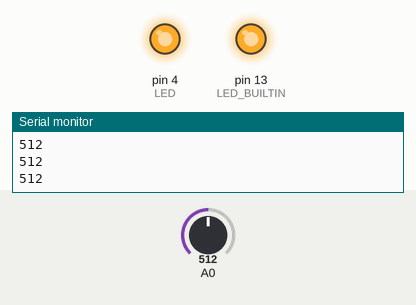
This sketch was run on a simulated Arduino Uno, built with avr-gcc and run on an emulated ATmega328P. On the bench: output pins drawn as LEDs (lit = HIGH), the last lines printed to the serial monitor. Inputs (shaded band) come from the test bench; at power-on: A0 = 512.

Above: at 1.2 s.
1.3 s: A0 set to 832
2.8 s: A0 set to 855
At 4.0 s:
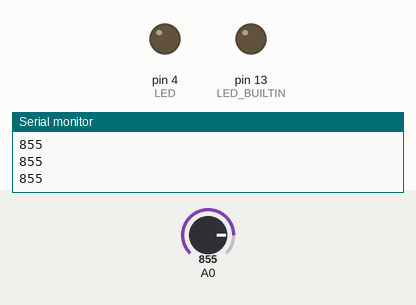
4.3 s: A0 set to 716
At 5.3 s:
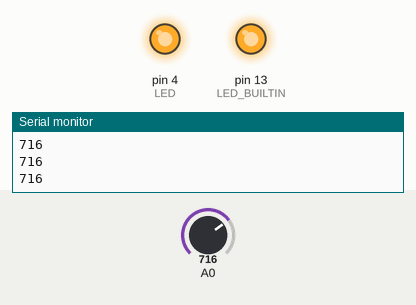
5.8 s: A0 set to 900
At 6.6 s:
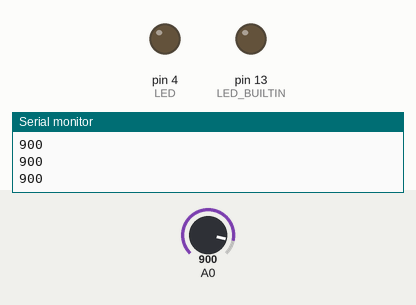
Timing chart, 0 to 8.3 s (numbered marks = the images above; inputs shaded):
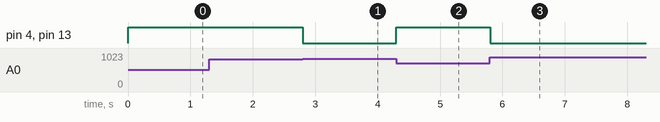

Measured:
- the behaviour switches between 839 and 840 on A0 (found by bisection; images 0 and 1)
- after the input at 2.8 s, pin 4 (LED), pin 13 (LED_BUILTIN): HIGH → LOW at once
- after the input at 4.3 s, pin 4 (LED), pin 13 (LED_BUILTIN): LOW → HIGH at once
- after the input at 5.8 s, pin 4 (LED), pin 13 (LED_BUILTIN): HIGH → LOW at once

The sketch:

fingerBendLed.ino
```cpp
// WILLPOWER @ Swatch Exchange 2021

#define LED_BUILTIN 13
#define LED 4
//int sensor;
int bendSensorValue;
int light;

// the setup function runs once when you press reset or power the board
void setup() {
  Serial.begin(9600);
  //  sensor = 10;
  // initialize digital pin LED_BUILTIN as an output.
  pinMode(LED_BUILTIN, OUTPUT);
  pinMode(LED, OUTPUT);
  pinMode(A0, INPUT_PULLUP);
}

// the loop function runs over and over again forever
void loop() {
  bendSensorValue = analogRead(A0);

  //light = map(bendSensorValue, 600, 23, 0, 255);
  light = map(bendSensorValue, 740, 840, 255, 0);
  light = constrain(light, 0, 255);
  //analogWrite(6, light);
  digitalWrite(LED_BUILTIN, light);
  digitalWrite(LED, light);

  Serial.print(bendSensorValue);
//  Serial.print(",");
//  Serial.print(0);
//  Serial.print(",");
//  Serial.print(1023);
  Serial.println();

}
```
